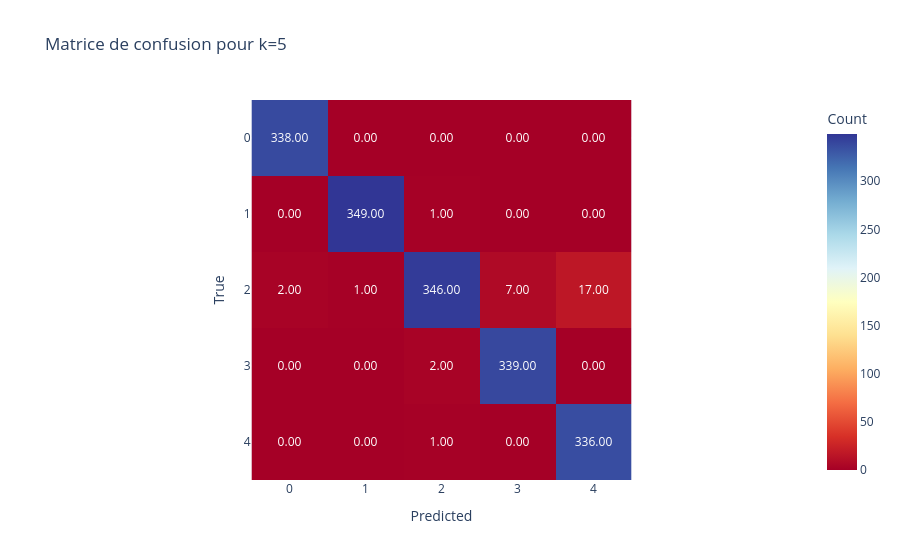

Notebook code for this chart:
### Code cell
# Affichage d'une matrice de confusion spécifique (exemple pour k=5)
selected_k = 5
if selected_k in confusion_matrices:
    cm = confusion_matrices[selected_k]
    fig_cm = px.imshow(
        cm,
        text_auto=".2f",
        color_continuous_scale="rdylbu",
        labels=dict(x="Predicted", y="True", color="Count"),
        title=f"Matrice de confusion pour k={selected_k}",
    )
    fig_cm.show()

# Save the img for k=5
fig_cm.write_image("data/results/figures/knn_cm_df_4.png")

### Figure 1 — Plotly figure (JSON) as saved in the notebook; plotly's stock layout.template omitted (floating-point values rounded to 4 significant figures)
{"data": [{"coloraxis": "coloraxis", "hovertemplate": "Predicted: %{x}<br>True: %{y}<br>Count: %{z}<extra></extra>", "name": "0", "texttemplate": "%{z:.2f}", "type": "heatmap", "xaxis": "x", "yaxis": "y", "z": [[338, 0, 0, 0, 0], [0, 349, 1, 0, 0], [2, 1, 346, 7, 17], [0, 0, 2, 339, 0], [0, 0, 1, 0, 336]]}], "layout": {"coloraxis": {"colorbar": {"title": {"text": "Count"}}, "colorscale": [[0, "rgb(165,0,38)"], [0.1, "rgb(215,48,39)"], [0.2, "rgb(244,109,67)"], [0.3, "rgb(253,174,97)"], [0.4, "rgb(254,224,144)"], [0.5, "rgb(255,255,191)"], [0.6, "rgb(224,243,248)"], [0.7, "rgb(171,217,233)"], [0.8, "rgb(116,173,209)"], [0.9, "rgb(69,117,180)"], [1, "rgb(49,54,149)"]]}, "title": {"text": "Matrice de confusion pour k=5"}, "xaxis": {"anchor": "y", "constrain": "domain", "domain": [0, 1], "scaleanchor": "y", "title": {"text": "Predicted"}}, "yaxis": {"anchor": "x", "autorange": "reversed", "constrain": "domain", "domain": [0, 1], "title": {"text": "True"}}}}
